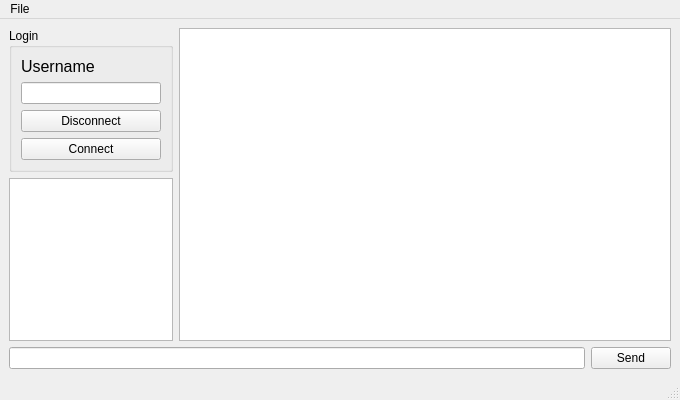
<?xml version="1.0" encoding="UTF-8"?>
<ui version="4.0">
 <class>SocketChat</class>
 <widget class="QMainWindow" name="SocketChat">
  <property name="geometry">
   <rect>
    <x>0</x>
    <y>0</y>
    <width>680</width>
    <height>400</height>
   </rect>
  </property>
  <property name="minimumSize">
   <size>
    <width>550</width>
    <height>300</height>
   </size>
  </property>
  <property name="windowTitle">
   <string>Socket Chat</string>
  </property>
  <widget class="QWidget" name="centralwidget">
   <layout class="QVBoxLayout" name="verticalLayout">
    <item>
     <layout class="QGridLayout" name="gLayout_main" columnstretch="25,75">
      <property name="sizeConstraint">
       <enum>QLayout::SetMaximumSize</enum>
      </property>
      <item row="0" column="0">
       <widget class="QGroupBox" name="grp_login">
        <property name="styleSheet">
         <string notr="true"/>
        </property>
        <property name="title">
         <string>Login</string>
        </property>
        <layout class="QGridLayout" name="gridLayout">
         <item row="1" column="0">
          <widget class="QLineEdit" name="txt_username"/>
         </item>
         <item row="0" column="0">
          <widget class="QLabel" name="lbl_username">
           <property name="font">
            <font>
             <pointsize>12</pointsize>
            </font>
           </property>
           <property name="frameShape">
            <enum>QFrame::NoFrame</enum>
           </property>
           <property name="text">
            <string>Username</string>
           </property>
          </widget>
         </item>
         <item row="3" column="0">
          <widget class="QPushButton" name="btn_connect">
           <property name="text">
            <string>Connect</string>
           </property>
          </widget>
         </item>
         <item row="2" column="0">
          <widget class="QPushButton" name="btn_disconnect">
           <property name="styleSheet">
            <string notr="true"/>
           </property>
           <property name="text">
            <string>Disconnect</string>
           </property>
          </widget>
         </item>
        </layout>
       </widget>
      </item>
      <item row="0" column="1" rowspan="2">
       <widget class="QTextEdit" name="txt_chat">
        <property name="styleSheet">
         <string notr="true"/>
        </property>
        <property name="readOnly">
         <bool>true</bool>
        </property>
       </widget>
      </item>
      <item row="1" column="0">
       <widget class="QListView" name="lst_users">
        <property name="styleSheet">
         <string notr="true"/>
        </property>
       </widget>
      </item>
      <item row="2" column="0" colspan="2">
       <layout class="QHBoxLayout" name="hLayout_send">
        <item>
         <widget class="QLineEdit" name="txt_message"/>
        </item>
        <item>
         <widget class="QPushButton" name="btn_send">
          <property name="text">
           <string>Send</string>
          </property>
         </widget>
        </item>
       </layout>
      </item>
     </layout>
    </item>
   </layout>
  </widget>
  <widget class="QMenuBar" name="menubar">
   <property name="geometry">
    <rect>
     <x>0</x>
     <y>0</y>
     <width>680</width>
     <height>21</height>
    </rect>
   </property>
   <widget class="QMenu" name="menuFile">
    <property name="title">
     <string>File</string>
    </property>
    <addaction name="actionConnect"/>
    <addaction name="actionDisconnect"/>
    <addaction name="separator"/>
    <addaction name="actionClose"/>
   </widget>
   <addaction name="menuFile"/>
  </widget>
  <widget class="QStatusBar" name="statusbar"/>
  <action name="actionClose">
   <property name="text">
    <string>Close</string>
   </property>
  </action>
  <action name="actionDisconnect">
   <property name="text">
    <string>Disconnect</string>
   </property>
  </action>
  <action name="actionConnect">
   <property name="text">
    <string>Connect</string>
   </property>
  </action>
 </widget>
 <resources/>
 <connections/>
</ui>
